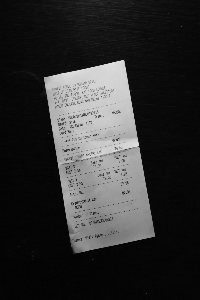
#> input picture receipt.png, 200 x 300 px
$ python ocr_skew_correction.py   (older library calls are emulated)
#> lines starting #> are read from the running program, lines starting #| are printed output that depends on the picture; after the words box and inside, x2 and y2 are one past the last pixel; in counts of white or black regions, pixels touching at a corner belong together
import sys
import cv2
import imutils
import numpy as np

# scanned image rescaling
def set_image_dpi(file_path):
    im = Image.open(file_path)
    length_x, width_y = im.size
    factor = min(1, float(1024.0 / length_x))
    size = int(factor * length_x), int(factor * width_y)
    im_resized = im.resize(size, Image.ANTIALIAS)
    temp_file = tempfile.NamedTemporaryFile(delete=False,   suffix='.png')
    temp_filename = temp_file.name
    im_resized.save(temp_filename, dpi=(300, 300))
    return temp_filename

def remove_noise_and_smooth(file_name):
    img = cv2.imread(file_name, 0)
    filtered = cv2.adaptiveThreshold(img.astype(np.uint8), 255, cv2.ADAPTIVE_THRESH_MEAN_C, cv2.THRESH_BINARY, 9, 41)
    kernel = np.ones((1, 1), np.uint8)
    opening = cv2.morphologyEx(filtered, cv2.MORPH_OPEN, kernel)
    closing = cv2.morphologyEx(opening, cv2.MORPH_CLOSE, kernel)
    img = image_smoothening(img)
    or_image = cv2.bitwise_or(img, closing)
    return or_image

# input image file
filename = 'receipt.png'

#1 detect the text block with skew in the image
image = cv2.imread(filename)
#> image is the input picture: shape (300, 200, 3); min 2, max 228, mean 47.8
gray = cv2.cvtColor(image, cv2.COLOR_BGR2GRAY)
gray = cv2.GaussianBlur(gray, (5, 5), 0)
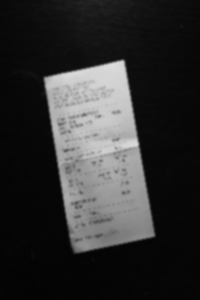
#> gray: shape (300, 200); min 3, max 220, mean 47.8
edged = cv2.Canny(gray, 10, 50)
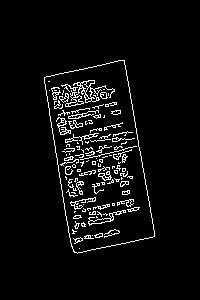
#> edged: shape (300, 200); 5.1% white in thin lines or dots, all inside (x1, y1, x2, y2) = (44, 60, 155, 254)
(cnts, hierarchy) = cv2.findContours(edged, cv2.RETR_LIST, cv2.CHAIN_APPROX_SIMPLE)
#> cnts = 205 contours, 172 with area under 20; largest, box (x1, y1, x2, y2) and area: (44, 60, 155, 254) 14900, (44, 60, 155, 254) 14896, (65, 80, 115, 107) 299, (88, 210, 126, 226) 112, (56, 117, 71, 135) 70
cv2.imshow('edged', edged)

cnts = sorted(cnts, key=cv2.contourArea, reverse=True)[:5]
#> cnts = 5 contours; box (x1, y1, x2, y2) and area: (44, 60, 155, 254) 14900, (44, 60, 155, 254) 14896, (65, 80, 115, 107) 299, (88, 210, 126, 226) 112, (56, 117, 71, 135) 70

screenCnt = None
for c in cnts:
    peri = cv2.arcLength(c, True)
    approx = cv2.approxPolyDP(c, 0.02 * peri, True)
    if len(approx) == 4:
        screenCnt = approx
        break
#> this loop made 1 pass
#> (peri, screenCnt) on pass 1: (550.4, [[124, 60], [44, 77], [77, 253], [154, 236]])

cv2.drawContours(image, [screenCnt], -1, (0, 255, 0), 2)
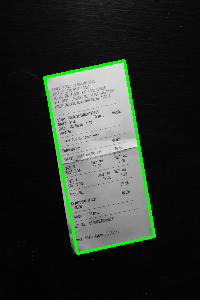
#> image: shape (300, 200, 3); 2.5% of pixels changed, all inside (x1, y1, x2, y2) = (43, 59, 156, 255)
cv2.imshow('contour',image)

#2 calculate the angle of rotation
#3 rotating the image to correct the skew
def order_points(pts):
    # initialzie a list of coordinates that will be ordered
    # such that the first entry in the list is the top-left,
    # the second entry is the top-right, the third is the
    # bottom-right, and the fourth is the bottom-left
    rect = np.zeros((4, 2), dtype="float32")

    # the top-left point will have the smallest sum, whereas
    # the bottom-right point will have the largest sum
    s = pts.sum(axis=1)
    rect[0] = pts[np.argmin(s)]
    rect[2] = pts[np.argmax(s)]

    # now, compute the difference between the points, the
    # top-right point will have the smallest difference,
    # whereas the bottom-left will have the largest difference
    diff = np.diff(pts, axis=1)
    rect[1] = pts[np.argmin(diff)]
    rect[3] = pts[np.argmax(diff)]

    # return the ordered coordinates
    return rect


def four_point_transform(image, pts):
    # obtain a consistent order of the points and unpack them
    # individually
    rect = order_points(pts)
    (tl, tr, br, bl) = rect

    # compute the width of the new image, which will be the
    # maximum distance between bottom-right and bottom-left
    # x-coordiates or the top-right and top-left x-coordinates
    widthA = np.sqrt(((br[0] - bl[0]) ** 2) + ((br[1] - bl[1]) ** 2))
    widthB = np.sqrt(((tr[0] - tl[0]) ** 2) + ((tr[1] - tl[1]) ** 2))
    maxWidth = max(int(widthA), int(widthB))

    # compute the height of the new image, which will be the
    # maximum distance between the top-right and bottom-right
    # y-coordinates or the top-left and bottom-left y-coordinates
    heightA = np.sqrt(((tr[0] - br[0]) ** 2) + ((tr[1] - br[1]) ** 2))
    heightB = np.sqrt(((tl[0] - bl[0]) ** 2) + ((tl[1] - bl[1]) ** 2))
    maxHeight = max(int(heightA), int(heightB))

    # now that we have the dimensions of the new image, construct
    # the set of destination points to obtain a "birds eye view",
    # (i.e. top-down view) of the image, again specifying points
    # in the top-left, top-right, bottom-right, and bottom-left
    # order
    dst = np.array([
        [0, 0],
        [maxWidth - 1, 0],
        [maxWidth - 1, maxHeight - 1],
        [0, maxHeight - 1]], dtype="float32")

    # compute the perspective transform matrix and then apply it
    M = cv2.getPerspectiveTransform(rect, dst)
    warped = cv2.warpPerspective(image, M, (maxWidth, maxHeight))
    return warped

ratio = 1
pts = np.array(screenCnt.reshape(4, 2) * ratio)
#> pts = [[124, 60], [44, 77], [77, 253], [154, 236]]
warped = four_point_transform(image, pts)
#> in order_points, `s = pts.sum(axis=1)`: s = [184, 121, 330, 390]
#> in order_points, `diff = np.diff(pts, axis=1)`: diff = [-64, 33, 176, 82]
#> in four_point_transform, `rect = order_points(pts)`: rect = [[44, 77], [124, 60], [154, 236], [77, 253]]
#> in four_point_transform, `(tl, tr, br, bl) = rect`: tl = [44, 77]; tr = [124, 60]; br = [154, 236]; bl = [77, 253]
#> in four_point_transform, `widthA = np.sqrt(((br[0] - bl[0]) ** 2) + ((br[1] - bl[1]) ** 2))`: widthA = 78.85
#> in four_point_transform, `widthB = np.sqrt(((tr[0] - tl[0]) ** 2) + ((tr[1] - tl[1]) ** 2))`: widthB = 81.79
#> in four_point_transform, `maxWidth = max(int(widthA), int(widthB))`: maxWidth = 81
#> in four_point_transform, `heightA = np.sqrt(((tr[0] - br[0]) ** 2) + ((tr[1] - br[1]) ** 2))`: heightA = 178.5
#> in four_point_transform, `heightB = np.sqrt(((tl[0] - bl[0]) ** 2) + ((tl[1] - bl[1]) ** 2))`: heightB = 179.1
#> in four_point_transform, `maxHeight = max(int(heightA), int(heightB))`: maxHeight = 179
#> in four_point_transform, `dst = np.array([ [0, 0], [maxWidth - 1, 0], [maxWidth - 1, maxHeight -..`: dst = [[0, 0], [80, 0], [80, 178], [0, 178]]
#> in four_point_transform, `M = cv2.getPerspectiveTransform(rect, dst)`: M = [[0.941, -0.176, -27.82], [0.196, 0.921, -79.49], [-8.39e-05, -0.000186, 1]]
#> in four_point_transform, `warped = cv2.warpPerspective(image, M, (maxWidth, maxHeight))`:
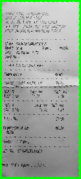
#> warped: shape (179, 81, 3); mean B, G, R 153.3, 170.8, 153.3
cv2.imshow('wraped', warped)
(height, width, ch) = warped.shape
#> height = 179; width = 81; ch = 3
res = cv2.resize(warped, (2*width, 2*height), interpolation = cv2.INTER_CUBIC)
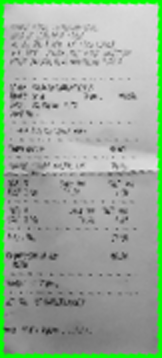
#> res: shape (358, 162, 3); mean B, G, R 153.5, 170.7, 153.5
cv2.imshow('resized', res)
cv2.waitKey(0)
